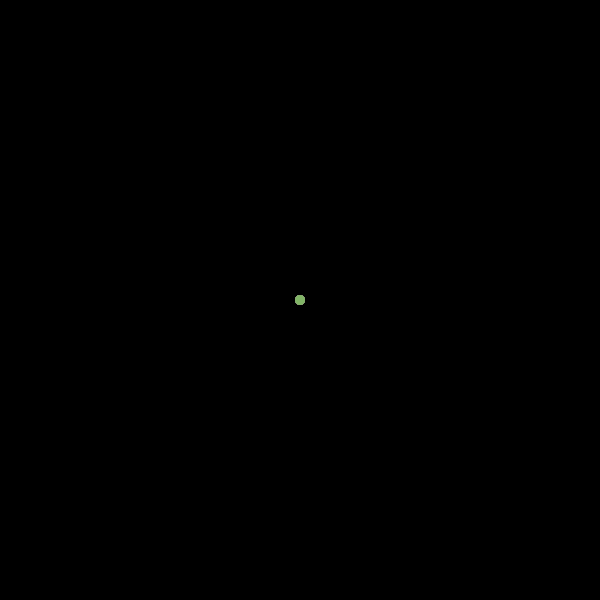
Frame 1 (no input)
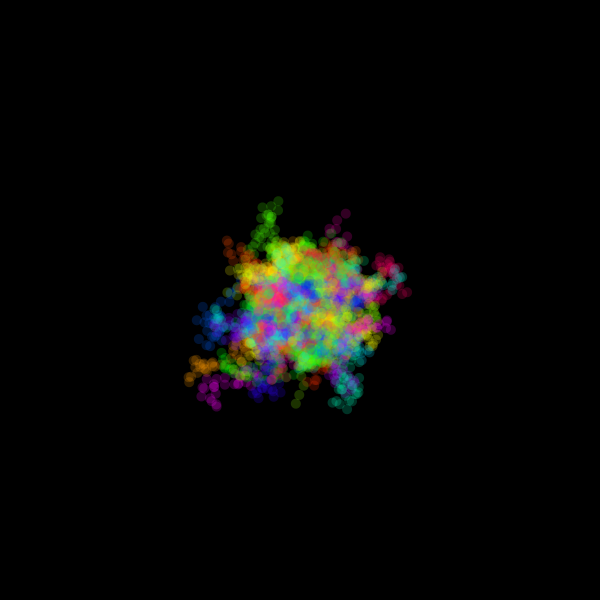
Frame 60 (the mouse pressed at the canvas centre just before this capture)
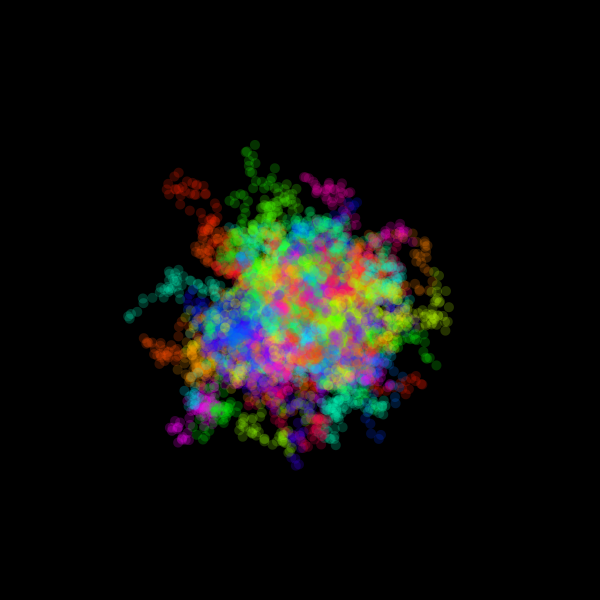
Frame 120 (the mouse held since frame 60 and released just before this capture)

The Processing sketch that drew these frames (run headless with seeded random() and noise(); from frame 60 on, the mouse is pressed at the canvas centre):

// Processing sketch: fruitflyProblemArt
// ── fruitflyProblemArt.pde
Fruitfly[] flies = new Fruitfly[100];

void setup() {
  size(600,600);
  noStroke();
  colorMode(HSB);
  background(0);
  for (int i=0;i<flies.length;i++) {
     flies[i] = new Fruitfly(); 
  }
}  

void draw() {
  // background(0);
  for (int i=0;i<flies.length;i++) {
     flies[i].fly(); 
     flies[i].zap(); 
  }
}

class Fruitfly {
  
  float flyX = width/2;
  float flyY = height/2;
  float flySize = 10;
  color flyColor = color(random(255),255,255,50);
  float flySpeed = 10;
  
  Fruitfly() {
    
  }
    
  void fly() {
     fill(flyColor);
     ellipse(flyX,flyY,flySize,flySize);
     flyX = flyX + random(0-flySpeed,flySpeed);
     flyY = flyY + random(0-flySpeed,flySpeed);
  }
  
  void zap() {
    
     if (flyX > width) {
        flyX = width/2;
     }
     if (flyX < 0) {
        flyX = width/2;
     }
     if (flyY > height) {
        flyY = height/2;
     }
     if (flyY < 0) {
        flyY = height/2;
     }

  }

}
